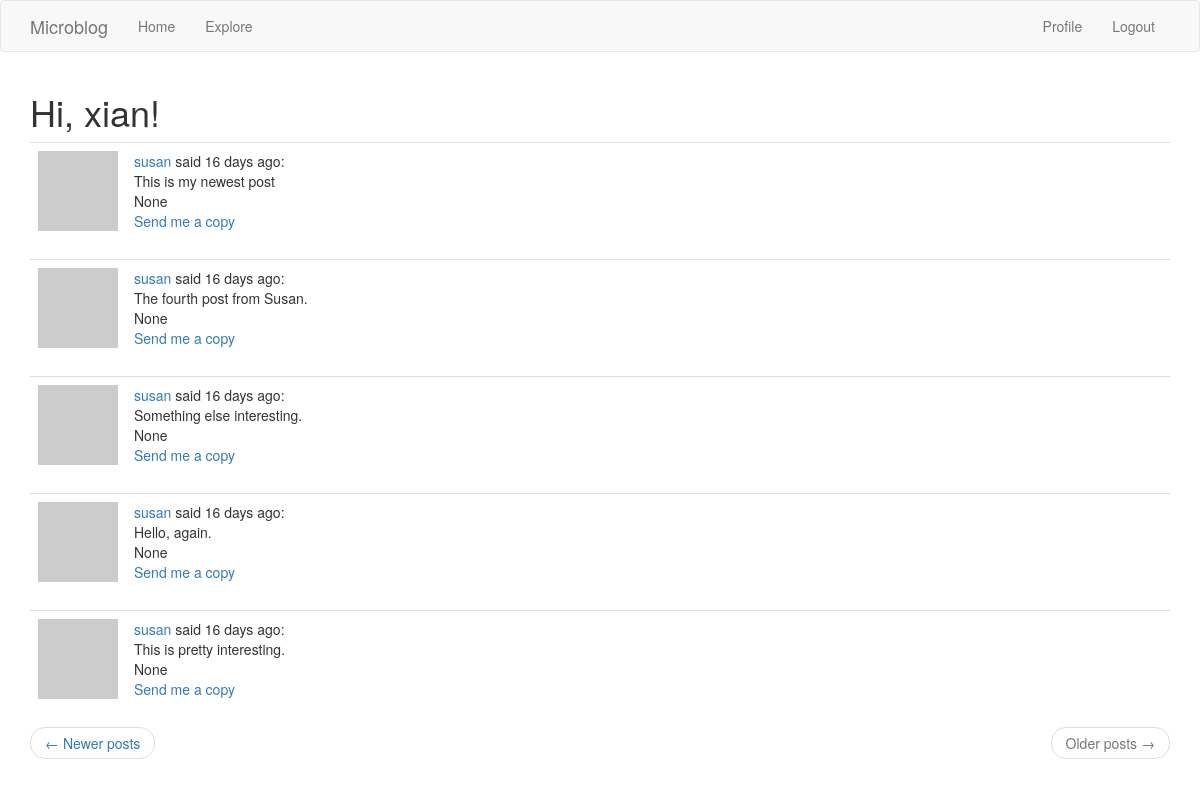
/explore?page=3 (signed in), run on the app's committed database.
### app/models.py (models this page shows, shortened)
class User(UserMixin, db.Model):
    id = db.Column(db.Integer, primary_key=True)
    username = db.Column(db.String(64), index=True, unique=True)
    email = db.Column(db.String(120), index=True, unique=True)
    password_hash = db.Column(db.String(128))
    posts = db.relationship('Post', backref='author', lazy='dynamic')
    about_me = db.Column(db.String(140))
    last_seen = db.Column(db.DateTime, default=datetime.utcnow)
    followed = db.relationship(
        'User', secondary=followers,
        primaryjoin=(followers.c.follower_id == id),
        secondaryjoin=(followers.c.followed_id == id),
        backref=db.backref('followers', lazy='dynamic'), lazy='dynamic')
    def avatar(self, size):
        digest = md5(self.email.lower().encode('utf-8')).hexdigest()
        return 'https://www.gravatar.com/avatar/{}?d=identicon&s={}'.format(
            digest, size)

class Post(db.Model):
    id = db.Column(db.Integer, primary_key=True)
    body = db.Column(db.String(140))
    timestamp = db.Column(db.DateTime, index=True, default=datetime.utcnow)
    user_id = db.Column(db.Integer, db.ForeignKey('user.id'))
    language = db.Column(db.String(5))

### app/routes.py (the view)
@app.route('/explore')
@login_required
def explore():
    page = request.args.get('page', 1, type=int)
    posts = Post.query.order_by(Post.timestamp.desc()).paginate(
        page, app.config['POSTS_PER_PAGE'], False)
    next_url = url_for('explore', page=posts.next_num) \
        if posts.has_next else None
    prev_url = url_for('explore', page=posts.prev_num) \
        if posts.has_prev else None
    return render_template('index.html', title=_('Explore'),
                           posts=posts.items, next_url=next_url,
                           prev_url=prev_url)

### app/models.py (called while the page is built)
@login.user_loader
def load_user(id):
    return User.query.get(int(id))

### app/routes.py (called while the page is built)
@app.before_request
def before_request():
    if current_user.is_authenticated:
        current_user.last_seen = datetime.utcnow()
        db.session.commit()
    g.locale = str(get_locale())

### app/templates/index.html (shortened to what this page needs)
{% extends "base.html" %}
{% import 'bootstrap/wtf.html' as wtf %}
{% block app_content %}
    <h1>{{ _('Hi, %(username)s!', username=current_user.username) }}</h1>
    {% for post in posts %}
        {% include '_post.html' %}
    {% endfor %}
    <nav aria-label="...">
        <ul class="pager">
            <li class="previous{% if not prev_url %} disabled{% endif %}">
                <a href="{{ prev_url or '#' }}">
                    <span aria-hidden="true">&larr;</span> {{ _('Newer posts') }}
                </a>
            </li>
            <li class="next{% if not next_url %} disabled{% endif %}">
                <a href="{{ next_url or '#' }}">
                    {{ _('Older posts') }} <span aria-hidden="true">&rarr;</span>
                </a>
            </li>
        </ul>
    </nav>
{% endblock %}

### app/templates/_post.html (shortened to what this page needs)
    <table class="table table-hover">
        <tr>
            <td width="70px">
                <a href="{{ url_for('user', username=post.author.username) }}">
                    <img src="{{ post.author.avatar(70) }}" />
                </a>
            </td>
            <td>
                    <a href="{{ url_for('user', username=post.author.username) }}">
                        {{ post.author.username }}
                    </a> said {{moment(post.timestamp).fromNow()}}:
                <br>
                <span id="post{{ post.id }}">{{ post.body }}</span>
                <br>
                <span>{{post.language}}</span>
                <br>
                <a href="{{ url_for('sendpost', author=post.author.username, post=post.body, time=post.timestamp)}}">Send me a copy</a>
            </td>
        </tr>
    </table>

### data on the page
Post: author.username "susan", timestamp "16 days ago", body "This is my newest post", language "None"
Post: author.username "susan", timestamp "16 days ago", body "The fourth post from Susan.", language "None"
Post: author.username "susan", timestamp "16 days ago", body "Something else interesting.", language "None"
Post: author.username "susan", timestamp "16 days ago", body "Hello, again.", language "None"
Post: author.username "susan", timestamp "16 days ago", body "This is pretty interesting.", language "None"
